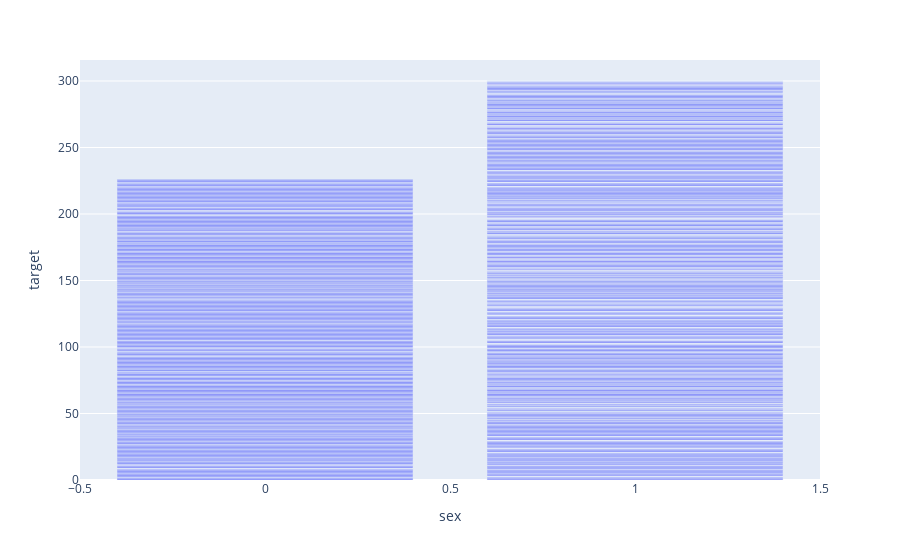

Notebook code cell kept with this figure:
### Code cell
px.bar(df,df['sex'],df['target'])

### Figure 1 — Plotly figure (JSON) as saved in the notebook; plotly's stock layout.template omitted (floating-point values rounded to 4 significant figures; data arrays with more than 128 entries replaced by an {"elided": "..."} marker saying what was removed)
{"data": [{"alignmentgroup": "True", "hovertemplate": "sex=%{x}<br>target=%{y}<extra></extra>", "legendgroup": "", "marker": {"color": "#636efa", "pattern": {"shape": ""}}, "name": "", "offsetgroup": "", "orientation": "v", "showlegend": false, "textposition": "auto", "type": "bar", "x": {"elided": "1025 int values"}, "xaxis": "x", "y": {"elided": "1025 int values"}, "yaxis": "y"}], "layout": {"barmode": "relative", "legend": {"tracegroupgap": 0}, "margin": {"t": 60}, "xaxis": {"anchor": "y", "domain": [0, 1], "title": {"text": "sex"}}, "yaxis": {"anchor": "x", "domain": [0, 1], "title": {"text": "target"}}}}
